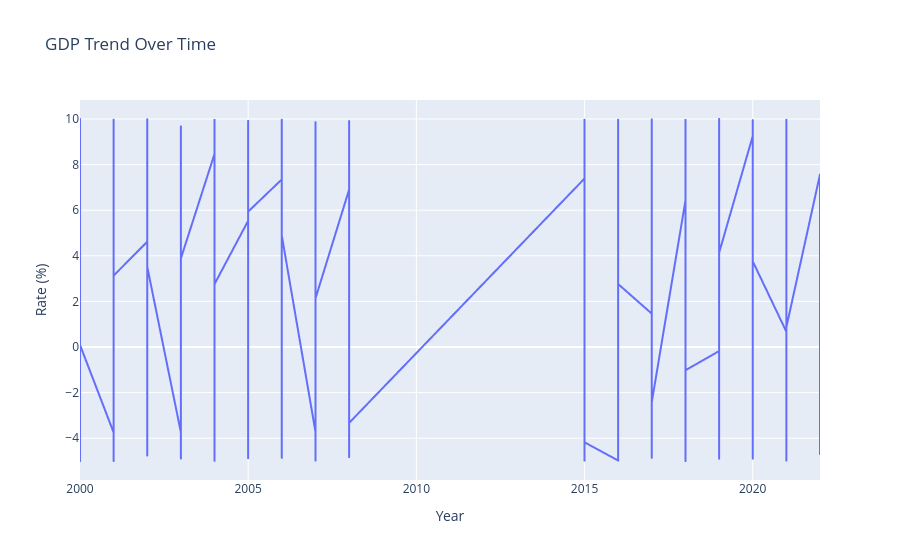

Notebook cell for this chart:
### Code cell
gdpTrendLine= px.line(
      df2,
      x="year",
      y="gdp_growth_rate_pct",
      title="GDP Trend Over Time",
)
gdpTrendLine.update_layout(
    xaxis_title='Year',
    yaxis_title='Rate (%)',
    legend_title='Indicators',
    hovermode='x unified'
)
gdpTrendLine.show()

### Figure 1 — Plotly figure (JSON) as saved in the notebook; plotly's stock layout.template omitted (floating-point values rounded to 4 significant figures; data arrays with more than 128 entries replaced by an {"elided": "..."} marker saying what was removed)
{"data": [{"hovertemplate": "year=%{x}<br>gdp_growth_rate_pct=%{y}<extra></extra>", "legendgroup": "", "line": {"color": "#636efa", "dash": "solid"}, "marker": {"symbol": "circle"}, "mode": "lines", "name": "", "showlegend": false, "type": "scattergl", "x": {"elided": "5294 int values"}, "xaxis": "x", "y": {"elided": "5294 float values"}, "yaxis": "y"}], "layout": {"hovermode": "x unified", "legend": {"title": {"text": "Indicators"}, "tracegroupgap": 0}, "title": {"text": "GDP Trend Over Time"}, "xaxis": {"anchor": "y", "domain": [0, 1], "title": {"text": "Year"}}, "yaxis": {"anchor": "x", "domain": [0, 1], "title": {"text": "Rate (%)"}}}}
